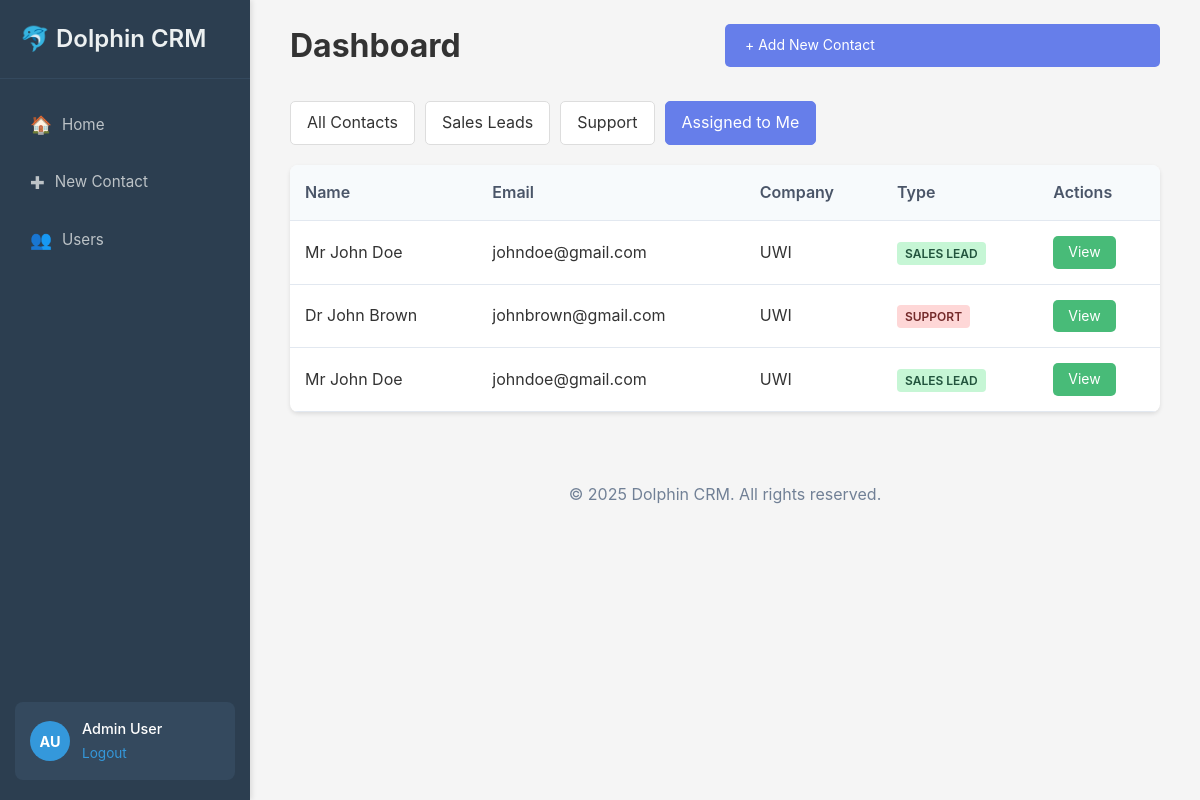
/dashboard.php?filter=assigned (signed in), run on the app's committed database.
### tables this page shows
CREATE TABLE `contacts` (
  `id` int(11) NOT NULL,
  `title` varchar(10) DEFAULT NULL,
  `firstname` varchar(50) NOT NULL,
  `lastname` varchar(50) NOT NULL,
  `email` varchar(100) NOT NULL,
  `telephone` varchar(20) DEFAULT NULL,
  `company` varchar(100) DEFAULT NULL,
  `type` enum('Sales Lead','Support') NOT NULL,
  `assigned_to` int(11) DEFAULT NULL,
  `created_by` int(11) DEFAULT NULL,
  `created_at` timestamp NOT NULL DEFAULT current_timestamp(),
  `updated_at` timestamp NOT NULL DEFAULT current_timestamp() ON UPDATE current_timestamp()
);

### dashboard.php (the view, shortened to what this page needs)
<?php
require_once 'includes/functions.php';
$filter = $_GET['filter'] ?? 'all';
$userId = $_SESSION['user_id'];
$conn = getDBConnection();
switch ($filter) {
    case 'assigned':
        $sql = "SELECT * FROM contacts WHERE assigned_to = ?";
        $params = [$userId];
        break;
}
$stmt = $conn->prepare($sql);
$stmt->execute($params ?? []);
$contacts = $stmt->fetchAll(PDO::FETCH_ASSOC);
?>
<!DOCTYPE html>
<html lang="en">
<head>
    <link rel="stylesheet" href="assets/css/styles.css">
</head>
<body>
    <?php include 'includes/aside.php'; ?>
    <div class="main-content">
        <div class="container">
            <div class="dashboard-header">
                <h1>Dashboard</h1>
                <a href="contacts/new.php" class="btn btn-primary">+ Add New Contact</a>
            </div>
        <div class="filters">
            <a href="?filter=all" class="<?php echo $filter === 'all' ? 'active' : ''; ?>">All Contacts</a>
            <a href="?filter=sales" class="<?php echo $filter === 'sales' ? 'active' : ''; ?>">Sales Leads</a>
            <a href="?filter=support" class="<?php echo $filter === 'support' ? 'active' : ''; ?>">Support</a>
            <a href="?filter=assigned" class="<?php echo $filter === 'assigned' ? 'active' : ''; ?>">Assigned to Me</a>
        </div>
          <div class="contacts-table">
            <table>
                <thead>
                    <tr>
                        <th>Name</th>
                        <th>Email</th>
                        <th>Company</th>
                        <th>Type</th>
                        <th>Actions</th>
                    </tr>
                </thead>
                <tbody>
                    <?php foreach ($contacts as $contact): ?>
                    <tr>
                        <td><?php echo htmlspecialchars($contact['title'] . ' ' . $contact['firstname'] . ' ' . $contact['lastname']); ?></td>
                        <td><?php echo htmlspecialchars($contact['email']); ?></td>
                        <td><?php echo htmlspecialchars($contact['company']); ?></td>
                        <td><span class="type-badge <?php echo strtolower(str_replace(' ', '-', $contact['type'])); ?>"><?php echo $contact['type']; ?></span></td>
                        <td><a href="contacts/view.php?id=<?php echo $contact['id']; ?>" class="btn btn-view">View</a></td>
                    </tr>
                    <?php endforeach; ?>
                </tbody>
            </table>
        </div>
        </div>
        <?php include 'includes/footer.php'; ?>
    </div>
</body>
</html>

### assets/css/styles.css (style rules this page uses)
* { margin: 0; padding: 0; box-sizing: border-box; }
body { font-family: -apple-system, BlinkMacSystemFont, 'Segoe UI', Roboto, Oxygen, Ubuntu, sans-serif; line-height: 1.6; color: #333; background-color: #f5f5f5; }
.main-content { margin-left: 250px; padding: 20px; min-height: 100vh; }
.btn { padding: 10px 20px; border: none; border-radius: 5px; cursor: pointer; text-decoration: none; display: inline-block; font-size: 14px; transition: all 0.3s; }
.btn-primary { width: 50%; background: #667eea; color: white; }
.btn-view { background: #48bb78; color: white; padding: 5px 15px; }
.container { max-width: 1200px; margin: 0 auto; padding: 0 20px; }
.dashboard-header { display: flex; justify-content: space-between; align-items: center; margin-bottom: 30px; }
.filters { display: flex; gap: 10px; margin-bottom: 20px; }
.filters a { padding: 8px 16px; background: white; border: 1px solid #ddd; border-radius: 5px; text-decoration: none; color: #333; }
.filters a.active { background: #667eea; color: white; border-color: #667eea; }
.contacts-table, .users-table { background: white; border-radius: 8px; overflow: hidden; box-shadow: 0 2px 4px rgba(0,0,0,0.1); }
table { width: 100%; border-collapse: collapse; }
thead { background: #f7fafc; }
th, td { padding: 15px; text-align: left; border-bottom: 1px solid #e2e8f0; }
th { font-weight: 600; color: #4a5568; }
.type-badge, .role-badge { padding: 4px 8px; border-radius: 4px; font-size: 12px; font-weight: 600; text-transform: uppercase; }
.type-badge.sales-lead { background: #c6f6d5; color: #22543d; }
.type-badge.support { background: #fed7d7; color: #742a2a; }

### data on the page
contacts: title+firstname+lastname "Mr John Doe", email "johndoe@gmail.com", company "UWI", type "SALES LEAD"
contacts: title+firstname+lastname "Dr John Brown", email "johnbrown@gmail.com", company "UWI", type "SUPPORT"
contacts: title+firstname+lastname "Mr John Doe", email "johndoe@gmail.com", company "UWI", type "SALES LEAD"

### other printed values
$firstInitial "A"
$lastInitial "U"
$_SESSION['firstname'] . ' ' . $_SESSION['lastname'] "Admin User"
